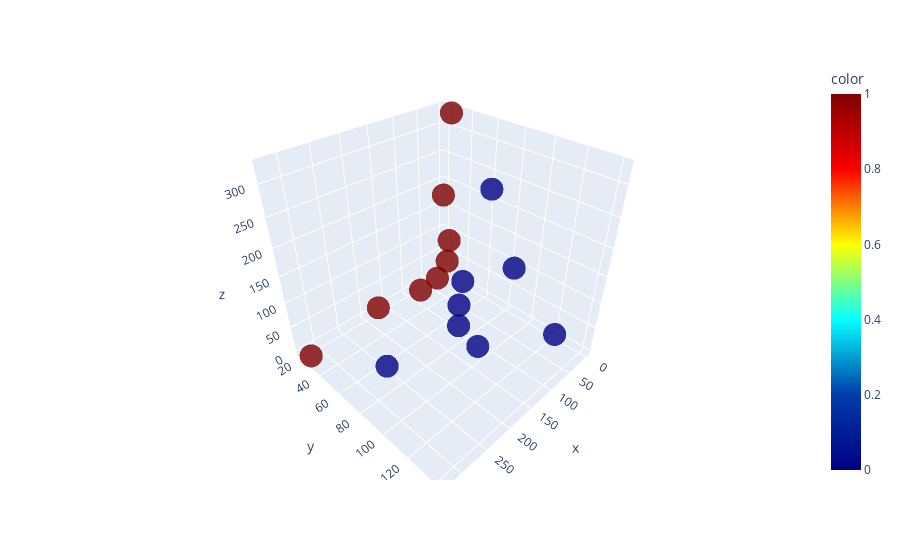

Notebook code cell kept with this figure:
### Code cell
fig = px.scatter_3d(x=X_t[:,0], y=X_t[:,1], z=X_t[:,2], color=y, opacity=0.8, color_continuous_scale='jet')
fig.update_traces(marker_size = 8)
fig.update_scenes(aspectratio=dict(x=1, y=1, z=1),aspectmode='manual')
fig.show()

### Figure 1 — Plotly figure (JSON) as saved in the notebook; plotly's stock layout.template omitted (floating-point values rounded to 4 significant figures)
{"data": [{"hovertemplate": "x=%{x}<br>y=%{y}<br>z=%{z}<br>color=%{marker.color}<extra></extra>", "legendgroup": "", "marker": {"color": [1, 1, 1, 1, 0, 0, 0, 1, 0, 1, 0, 0, 0, 1, 0, 1], "coloraxis": "coloraxis", "opacity": 0.8, "size": 8, "symbol": "circle"}, "mode": "markers", "name": "", "scene": "scene", "showlegend": false, "type": "scatter3d", "x": [1, 1, 4, 9, 9, 36, 36, 36, 81, 81, 100, 121, 144, 169, 256, 324], "y": [25.46, 18.38, 25.46, 25.46, 63.64, 93.34, 50.91, 25.46, 63.64, 25.46, 141.4, 77.78, 101.8, 18.38, 67.88, 25.46], "z": [324, 169, 81, 36, 225, 121, 36, 9, 25, 4, 100, 25, 36, 1, 9, 1]}], "layout": {"coloraxis": {"colorbar": {"title": {"text": "color"}}, "colorscale": [[0, "rgb(0,0,131)"], [0.2, "rgb(0,60,170)"], [0.4, "rgb(5,255,255)"], [0.6, "rgb(255,255,0)"], [0.8, "rgb(250,0,0)"], [1, "rgb(128,0,0)"]]}, "legend": {"tracegroupgap": 0}, "margin": {"t": 60}, "scene": {"aspectmode": "manual", "aspectratio": {"x": 1, "y": 1, "z": 1}, "domain": {"x": [0, 1], "y": [0, 1]}, "xaxis": {"title": {"text": "x"}}, "yaxis": {"title": {"text": "y"}}, "zaxis": {"title": {"text": "z"}}}}}
